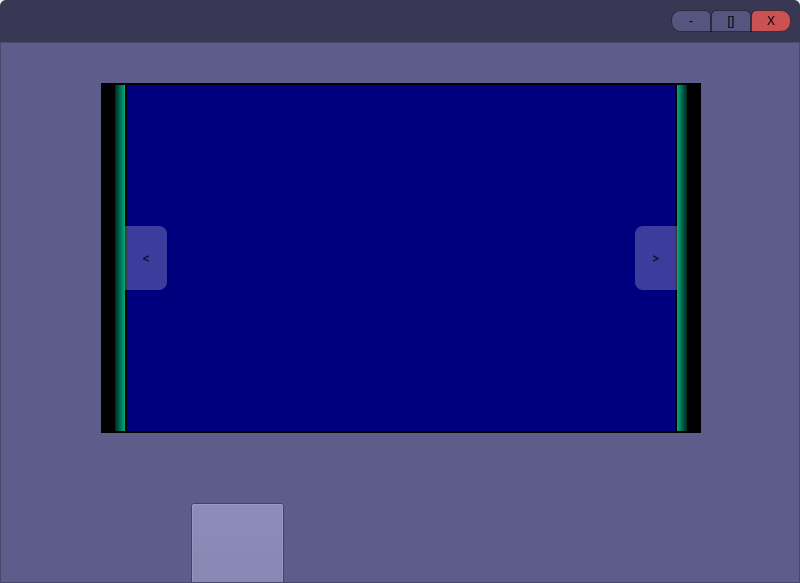
<?xml version="1.0" encoding="UTF-8"?>
<ui version="4.0">
 <class>MainWindow</class>
 <widget class="QMainWindow" name="MainWindow">
  <property name="geometry">
   <rect>
    <x>0</x>
    <y>0</y>
    <width>800</width>
    <height>583</height>
   </rect>
  </property>
  <property name="minimumSize">
   <size>
    <width>800</width>
    <height>560</height>
   </size>
  </property>
  <property name="windowTitle">
   <string>MainWindow</string>
  </property>
  <widget class="QWidget" name="centralwidget">
   <layout class="QVBoxLayout" name="verticalLayout">
    <property name="spacing">
     <number>0</number>
    </property>
    <property name="leftMargin">
     <number>0</number>
    </property>
    <property name="topMargin">
     <number>0</number>
    </property>
    <property name="rightMargin">
     <number>0</number>
    </property>
    <property name="bottomMargin">
     <number>0</number>
    </property>
    <item>
     <widget class="QWidget" name="topBar" native="true">
      <property name="minimumSize">
       <size>
        <width>10</width>
        <height>42</height>
       </size>
      </property>
      <property name="maximumSize">
       <size>
        <width>16777215</width>
        <height>42</height>
       </size>
      </property>
      <property name="styleSheet">
       <string notr="true">background-color: rgb(56, 56, 84);
border-top-left-radius: 6px;
border-top-right-radius: 6px;</string>
      </property>
      <layout class="QHBoxLayout" name="horizontalLayout">
       <property name="spacing">
        <number>0</number>
       </property>
       <item>
        <spacer name="horizontalSpacer">
         <property name="orientation">
          <enum>Qt::Horizontal</enum>
         </property>
         <property name="sizeHint" stdset="0">
          <size>
           <width>40</width>
           <height>20</height>
          </size>
         </property>
        </spacer>
       </item>
       <item>
        <widget class="QPushButton" name="btnMinimise">
         <property name="minimumSize">
          <size>
           <width>40</width>
           <height>22</height>
          </size>
         </property>
         <property name="maximumSize">
          <size>
           <width>40</width>
           <height>22</height>
          </size>
         </property>
         <property name="cursor">
          <cursorShape>PointingHandCursor</cursorShape>
         </property>
         <property name="styleSheet">
          <string notr="true">background-color: rgb(85, 85, 127);
border:1px solid rgba(0,0,0,100);
border-top-left-radius: 10px;
border-bottom-left-radius: 10px;</string>
         </property>
         <property name="text">
          <string>-</string>
         </property>
        </widget>
       </item>
       <item>
        <widget class="QPushButton" name="btnMaximiseToggle">
         <property name="minimumSize">
          <size>
           <width>40</width>
           <height>22</height>
          </size>
         </property>
         <property name="maximumSize">
          <size>
           <width>40</width>
           <height>22</height>
          </size>
         </property>
         <property name="cursor">
          <cursorShape>PointingHandCursor</cursorShape>
         </property>
         <property name="styleSheet">
          <string notr="true">background-color: rgb(85, 85, 127);
border:1px solid rgba(0,0,0,100);</string>
         </property>
         <property name="text">
          <string>[]</string>
         </property>
        </widget>
       </item>
       <item>
        <widget class="QPushButton" name="btnCloseProgram">
         <property name="minimumSize">
          <size>
           <width>40</width>
           <height>22</height>
          </size>
         </property>
         <property name="cursor">
          <cursorShape>ForbiddenCursor</cursorShape>
         </property>
         <property name="styleSheet">
          <string notr="true">background-color: rgb(202, 82, 82);
border-top-right-radius: 10px;
border-bottom-right-radius: 10px;
border:1px solid rgba(0,0,0,100);</string>
         </property>
         <property name="text">
          <string>X</string>
         </property>
        </widget>
       </item>
      </layout>
     </widget>
    </item>
    <item>
     <widget class="QWidget" name="scrollArea_c" native="true">
      <property name="styleSheet">
       <string notr="true">background-color: rgb(93, 93, 139);</string>
      </property>
      <layout class="QGridLayout" name="gridLayout">
       <property name="leftMargin">
        <number>0</number>
       </property>
       <property name="topMargin">
        <number>0</number>
       </property>
       <property name="rightMargin">
        <number>0</number>
       </property>
       <property name="bottomMargin">
        <number>0</number>
       </property>
       <property name="spacing">
        <number>0</number>
       </property>
       <item row="0" column="0">
        <widget class="QScrollArea" name="scrollArea">
         <property name="verticalScrollBarPolicy">
          <enum>Qt::ScrollBarAlwaysOff</enum>
         </property>
         <property name="widgetResizable">
          <bool>true</bool>
         </property>
         <widget class="QWidget" name="scrollAreaWidgetContents">
          <property name="geometry">
           <rect>
            <x>0</x>
            <y>0</y>
            <width>798</width>
            <height>1000</height>
           </rect>
          </property>
          <layout class="QVBoxLayout" name="verticalLayout_2">
           <property name="spacing">
            <number>0</number>
           </property>
           <property name="leftMargin">
            <number>0</number>
           </property>
           <property name="topMargin">
            <number>0</number>
           </property>
           <property name="rightMargin">
            <number>0</number>
           </property>
           <property name="bottomMargin">
            <number>0</number>
           </property>
           <item>
            <widget class="QWidget" name="layerGroup" native="true">
             <property name="minimumSize">
              <size>
               <width>0</width>
               <height>1000</height>
              </size>
             </property>
             <widget class="QWidget" name="Imgs" native="true">
              <property name="geometry">
               <rect>
                <x>100</x>
                <y>40</y>
                <width>600</width>
                <height>350</height>
               </rect>
              </property>
              <property name="minimumSize">
               <size>
                <width>300</width>
                <height>200</height>
               </size>
              </property>
              <property name="styleSheet">
               <string notr="true">background-color: rgb(0, 0, 0);</string>
              </property>
              <layout class="QHBoxLayout" name="horizontalLayout_2">
               <property name="spacing">
                <number>2</number>
               </property>
               <property name="leftMargin">
                <number>2</number>
               </property>
               <property name="topMargin">
                <number>2</number>
               </property>
               <property name="rightMargin">
                <number>2</number>
               </property>
               <property name="bottomMargin">
                <number>2</number>
               </property>
               <item>
                <widget class="QWidget" name="Red" native="true">
                 <property name="minimumSize">
                  <size>
                   <width>10</width>
                   <height>0</height>
                  </size>
                 </property>
                 <property name="maximumSize">
                  <size>
                   <width>0</width>
                   <height>16777215</height>
                  </size>
                 </property>
                 <property name="styleSheet">
                  <string notr="true">background-color: rgb(127, 0, 0);</string>
                 </property>
                </widget>
               </item>
               <item>
                <widget class="QWidget" name="Green" native="true">
                 <property name="minimumSize">
                  <size>
                   <width>0</width>
                   <height>0</height>
                  </size>
                 </property>
                 <property name="maximumSize">
                  <size>
                   <width>10</width>
                   <height>16777215</height>
                  </size>
                 </property>
                 <property name="styleSheet">
                  <string notr="true">background-color: rgb(0, 170, 127);</string>
                 </property>
                </widget>
               </item>
               <item>
                <widget class="QWidget" name="Blue" native="true">
                 <property name="minimumSize">
                  <size>
                   <width>0</width>
                   <height>0</height>
                  </size>
                 </property>
                 <property name="maximumSize">
                  <size>
                   <width>10000</width>
                   <height>16777215</height>
                  </size>
                 </property>
                 <property name="styleSheet">
                  <string notr="true">background-color: rgb(0, 0, 127);</string>
                 </property>
                </widget>
               </item>
               <item>
                <widget class="QWidget" name="Green_2" native="true">
                 <property name="minimumSize">
                  <size>
                   <width>0</width>
                   <height>0</height>
                  </size>
                 </property>
                 <property name="maximumSize">
                  <size>
                   <width>10</width>
                   <height>16777215</height>
                  </size>
                 </property>
                 <property name="styleSheet">
                  <string notr="true">background-color: rgb(0, 170, 127);</string>
                 </property>
                </widget>
               </item>
               <item>
                <widget class="QWidget" name="Red_2" native="true">
                 <property name="minimumSize">
                  <size>
                   <width>10</width>
                   <height>0</height>
                  </size>
                 </property>
                 <property name="maximumSize">
                  <size>
                   <width>0</width>
                   <height>16777215</height>
                  </size>
                 </property>
                 <property name="styleSheet">
                  <string notr="true">background-color: rgb(127, 0, 0);</string>
                 </property>
                </widget>
               </item>
              </layout>
              <zorder>Red</zorder>
              <zorder>Green_2</zorder>
              <zorder>Red_2</zorder>
              <zorder>Green</zorder>
              <zorder>Blue</zorder>
             </widget>
             <widget class="QWidget" name="Buttons" native="true">
              <property name="geometry">
               <rect>
                <x>100</x>
                <y>40</y>
                <width>600</width>
                <height>350</height>
               </rect>
              </property>
              <property name="minimumSize">
               <size>
                <width>300</width>
                <height>200</height>
               </size>
              </property>
              <property name="styleSheet">
               <string notr="true">background-color: rgba(255, 255, 255, 0);</string>
              </property>
              <layout class="QGridLayout" name="gridLayout_2">
               <property name="leftMargin">
                <number>0</number>
               </property>
               <property name="topMargin">
                <number>0</number>
               </property>
               <property name="rightMargin">
                <number>0</number>
               </property>
               <property name="bottomMargin">
                <number>0</number>
               </property>
               <property name="spacing">
                <number>0</number>
               </property>
               <item row="0" column="2" alignment="Qt::AlignRight">
                <widget class="QPushButton" name="pushButton_2">
                 <property name="minimumSize">
                  <size>
                   <width>42</width>
                   <height>64</height>
                  </size>
                 </property>
                 <property name="maximumSize">
                  <size>
                   <width>42</width>
                   <height>64</height>
                  </size>
                 </property>
                 <property name="font">
                  <font>
                   <family>8514oem</family>
                   <weight>75</weight>
                   <italic>false</italic>
                   <bold>true</bold>
                   <underline>false</underline>
                   <strikeout>false</strikeout>
                   <kerning>true</kerning>
                  </font>
                 </property>
                 <property name="cursor">
                  <cursorShape>PointingHandCursor</cursorShape>
                 </property>
                 <property name="mouseTracking">
                  <bool>false</bool>
                 </property>
                 <property name="toolTip">
                  <string>Fuck you</string>
                 </property>
                 <property name="toolTipDuration">
                  <number>2</number>
                 </property>
                 <property name="styleSheet">
                  <string notr="true">QPushButton{
	color: rgba(0, 0, 0, 200);
    background-color: rgba(255, 255, 255, 60);
    border: none; 
	border-top-left-radius: 8px;
	border-bottom-left-radius: 8px;
}

QPushButton:hover {
    color: rgba(0, 0, 0, 180); 
    background-color: rgba(255, 255, 255, 40);
}

QPushButton:pressed {
    color: rgba(0, 0, 0, 255); 
    background-color: rgba(255, 255, 255, 70); 
}</string>
                 </property>
                 <property name="text">
                  <string>&gt;</string>
                 </property>
                 <property name="autoDefault">
                  <bool>false</bool>
                 </property>
                 <property name="default">
                  <bool>false</bool>
                 </property>
                 <property name="flat">
                  <bool>false</bool>
                 </property>
                </widget>
               </item>
               <item row="0" column="1" alignment="Qt::AlignLeft|Qt::AlignVCenter">
                <widget class="QPushButton" name="pushButton">
                 <property name="minimumSize">
                  <size>
                   <width>42</width>
                   <height>64</height>
                  </size>
                 </property>
                 <property name="maximumSize">
                  <size>
                   <width>42</width>
                   <height>64</height>
                  </size>
                 </property>
                 <property name="font">
                  <font>
                   <family>8514oem</family>
                   <weight>75</weight>
                   <bold>true</bold>
                  </font>
                 </property>
                 <property name="cursor">
                  <cursorShape>PointingHandCursor</cursorShape>
                 </property>
                 <property name="styleSheet">
                  <string notr="true">QPushButton{
	color: rgba(0, 0, 0, 200);
    background-color: rgba(255, 255, 255, 60);
    border: none; 
	border-top-right-radius: 8px;
	border-bottom-right-radius: 8px;
}

QPushButton:hover {
    color: rgba(0, 0, 0, 180); 
    background-color: rgba(255, 255, 255, 40);
}

QPushButton:pressed {
    color: rgba(0, 0, 0, 255); 
    background-color: rgba(255, 255, 255, 70); 
}</string>
                 </property>
                 <property name="text">
                  <string>&lt;</string>
                 </property>
                </widget>
               </item>
               <item row="0" column="0">
                <widget class="QWidget" name="widget" native="true">
                 <property name="minimumSize">
                  <size>
                   <width>24</width>
                   <height>200</height>
                  </size>
                 </property>
                 <property name="maximumSize">
                  <size>
                   <width>0</width>
                   <height>16777215</height>
                  </size>
                 </property>
                 <property name="styleSheet">
                  <string notr="true">background-color: qlineargradient(spread:pad, x1:0, y1:0, x2:1, y2:0, stop:0.447761 rgba(0, 0, 0, 255), stop:1 rgba(255, 255, 255, 0));</string>
                 </property>
                </widget>
               </item>
               <item row="0" column="3">
                <widget class="QWidget" name="widget_2" native="true">
                 <property name="minimumSize">
                  <size>
                   <width>24</width>
                   <height>400</height>
                  </size>
                 </property>
                 <property name="maximumSize">
                  <size>
                   <width>0</width>
                   <height>16777215</height>
                  </size>
                 </property>
                 <property name="styleSheet">
                  <string notr="true">background-color: qlineargradient(spread:pad, x1:0, y1:0, x2:1, y2:0, stop:0 rgba(255, 255, 255, 0), stop:0.542289 rgba(0, 0, 0, 255));
</string>
                 </property>
                </widget>
               </item>
              </layout>
             </widget>
             <widget class="QPushButton" name="pushButton_3">
              <property name="geometry">
               <rect>
                <x>190</x>
                <y>460</y>
                <width>93</width>
                <height>361</height>
               </rect>
              </property>
              <property name="text">
               <string>PushButton</string>
              </property>
             </widget>
            </widget>
           </item>
          </layout>
         </widget>
        </widget>
       </item>
      </layout>
     </widget>
    </item>
   </layout>
  </widget>
 </widget>
 <resources/>
 <connections/>
</ui>
